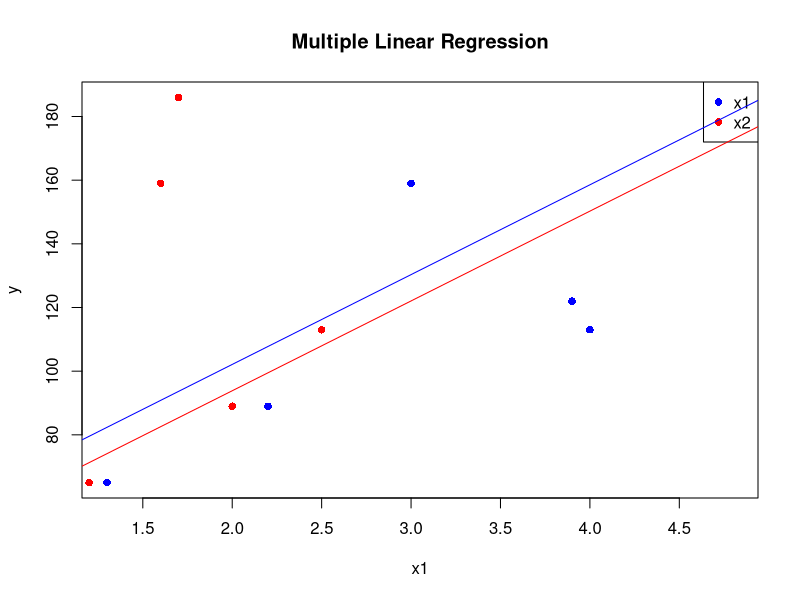
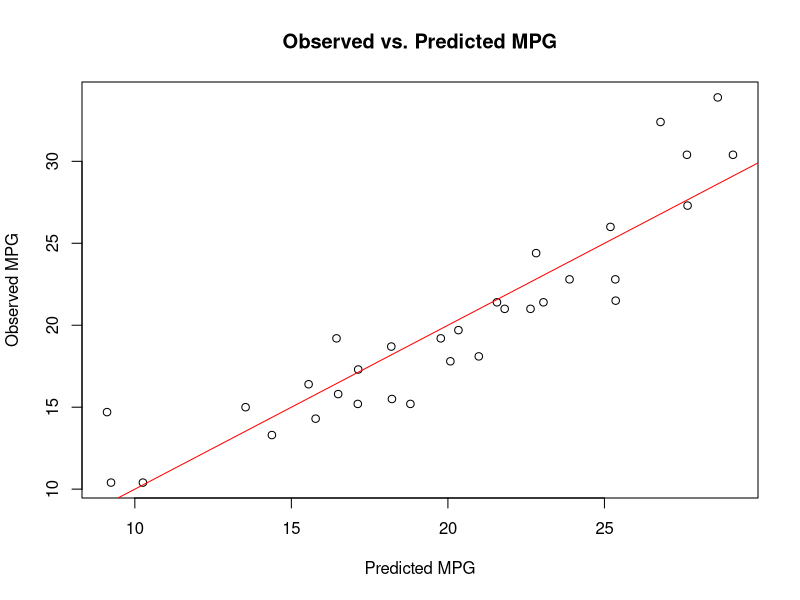

Write the R code that produced these figures, in order.
x1 <- c(3.0, 4.0, 1.3, 2.2, 3.9, 4.8) 
x2 <- c(1.6, 2.5, 1.2, 2.0, 0.9, 1.7)
y  <- c(159, 113, 65, 89, 122, 186) 
relation <- lm(y ~ x1 + x2)
print(coef(relation))
print(summary(relation))
new_data <- data.frame (x1 = 3.5, x2 = 2.7)
result <- predict(relation, newdata = new_data)
print(result)
predictions <- predict(relation)
plot(x1, y, pch = 16, col = "blue", xlab = "x1", ylab = "y", main = "Multiple Linear Regression")
points(x2, y, pch = 16, col = "red")
legend("topright", legend = c("x1", "x2"), col = c("blue", "red"), pch = 16)
abline(relation$coefficients["(Intercept)"], relation$coefficients["x1"], col = "blue") 
abline(relation$coefficients["(Intercept)"] + relation$coefficients["x2"], relation$coefficients["x1"], col = "red")













































data(mtcars)
head(mtcars)
model <- lm(mpg ~ wt + hp + qsec, data = mtcars)
summary(model)
predictions <- predict(model)
plot(predictions, mtcars$mpg, main = "Observed vs. Predicted MPG", 
     xlab = "Predicted MPG", ylab = "Observed MPG")
abline(0, 1, col = "red")